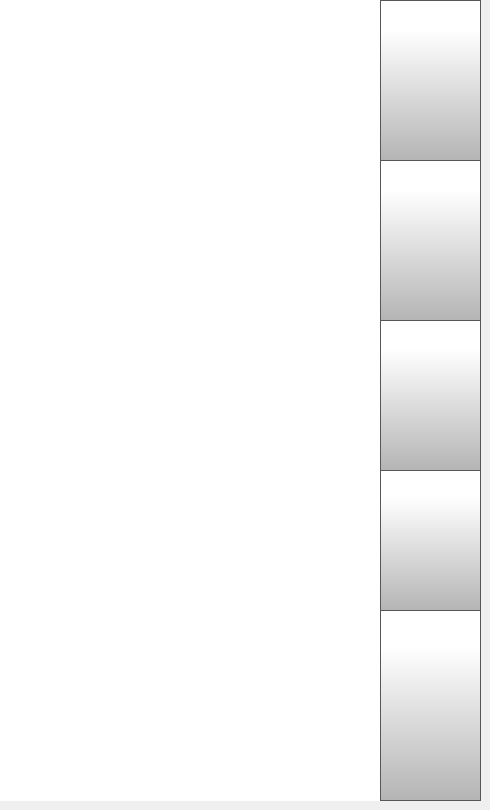
    <widget class="QWidget" name="fileListUSBPage">
     <widget class="QPushButton" name="USBStorageSaveButton">
      <property name="geometry">
       <rect>
        <x>380</x>
        <y>470</y>
        <width>101</width>
        <height>141</height>
       </rect>
      </property>
      <property name="minimumSize">
       <size>
        <width>0</width>
        <height>0</height>
       </size>
      </property>
      <property name="font">
       <font>
        <family>Gotham Light</family>
        <pointsize>9</pointsize>
       </font>
      </property>
      <property name="styleSheet">
       <string notr="true">QPushButton {
     border: 1px solid rgb(87, 87, 87);
	background-color: qlineargradient(spread:pad, x1:0, y1:1, x2:0, y2:0.188, stop:0 rgba(180, 180, 180, 255), stop:1 rgba(255, 255, 255, 255));

}

QPushButton:pressed {
    background-color: qlineargradient(x1: 0, y1: 0, x2: 0, y2: 1,
                                      stop: 0 #dadbde, stop: 1 #f6f7fa);
}

QPushButton:flat {
    border: none; /* no border for a flat push button */
}

QPushButton:default {
    border-color: navy; /* make the default button prominent */
}

QPushButton:focus {
	outline: none;
}</string>
      </property>
      <property name="text">
       <string/>
      </property>
      <property name="icon">
       <iconset>
        <normaloff>templates/img/icon.png</normaloff>templates/img/icon.png</iconset>
      </property>
      <property name="iconSize">
       <size>
        <width>50</width>
        <height>50</height>
       </size>
      </property>
      <property name="checkable">
       <bool>false</bool>
      </property>
      <property name="autoDefault">
       <bool>false</bool>
      </property>
      <property name="default">
       <bool>false</bool>
      </property>
      <property name="flat">
       <bool>false</bool>
      </property>
     </widget>
     <widget class="QPushButton" name="USBStorageScrollUp">
      <property name="geometry">
       <rect>
        <x>380</x>
        <y>0</y>
        <width>101</width>
        <height>161</height>
       </rect>
      </property>
      <property name="minimumSize">
       <size>
        <width>0</width>
        <height>0</height>
       </size>
      </property>
      <property name="font">
       <font>
        <family>Gotham Light</family>
        <pointsize>9</pointsize>
       </font>
      </property>
      <property name="styleSheet">
       <string notr="true">QPushButton {

     border: 1px solid rgb(87, 87, 87);
	background-color: qlineargradient(spread:pad, x1:0, y1:1, x2:0, y2:0.188, stop:0 rgba(180, 180, 180, 255), stop:1 rgba(255, 255, 255, 255));

}

QPushButton:pressed {
    background-color: qlineargradient(x1: 0, y1: 0, x2: 0, y2: 1,
                                      stop: 0 #dadbde, stop: 1 #f6f7fa);
}

QPushButton:flat {
    border: none; /* no border for a flat push button */
}

QPushButton:default {
    border-color: navy; /* make the default button prominent */
}

QPushButton:focus {
	outline: none;
}</string>
      </property>
      <property name="text">
       <string/>
      </property>
      <property name="icon">
       <iconset>
        <normaloff>templates/img/arrows.png</normaloff>templates/img/arrows.png</iconset>
      </property>
      <property name="iconSize">
       <size>
        <width>40</width>
        <height>40</height>
       </size>
      </property>
      <property name="checkable">
       <bool>false</bool>
      </property>
      <property name="autoRepeat">
       <bool>true</bool>
      </property>
      <property name="autoExclusive">
       <bool>false</bool>
      </property>
      <property name="autoDefault">
       <bool>false</bool>
      </property>
      <property name="default">
       <bool>false</bool>
      </property>
      <property name="flat">
       <bool>false</bool>
      </property>
     </widget>
     <widget class="QPushButton" name="USBStorageSelectButton">
      <property name="geometry">
       <rect>
        <x>380</x>
        <y>320</y>
        <width>101</width>
        <height>151</height>
       </rect>
      </property>
      <property name="minimumSize">
       <size>
        <width>0</width>
        <height>0</height>
       </size>
      </property>
      <property name="font">
       <font>
        <family>Gotham Light</family>
        <pointsize>9</pointsize>
       </font>
      </property>
      <property name="styleSheet">
       <string notr="true">QPushButton {
     border: 1px solid rgb(87, 87, 87);
	background-color: qlineargradient(spread:pad, x1:0, y1:1, x2:0, y2:0.188, stop:0 rgba(180, 180, 180, 255), stop:1 rgba(255, 255, 255, 255));


}

QPushButton:pressed {
    background-color: qlineargradient(x1: 0, y1: 0, x2: 0, y2: 1,
                                      stop: 0 #dadbde, stop: 1 #f6f7fa);
}

QPushButton:flat {
    border: none; /* no border for a flat push button */
}

QPushButton:default {
    border-color: navy; /* make the default button prominent */
}

QPushButton:focus {
	outline: none;
}</string>
      </property>
      <property name="text">
       <string/>
      </property>
      <property name="icon">
       <iconset>
        <normaloff>templates/img/verification-mark.png</normaloff>templates/img/verification-mark.png</iconset>
      </property>
      <property name="iconSize">
       <size>
        <width>50</width>
        <height>50</height>
       </size>
      </property>
      <property name="checkable">
       <bool>false</bool>
      </property>
      <property name="autoDefault">
       <bool>false</bool>
      </property>
      <property name="default">
       <bool>false</bool>
      </property>
      <property name="flat">
       <bool>false</bool>
      </property>
     </widget>
     <widget class="QPushButton" name="USBStorageBackButton">
      <property name="geometry">
       <rect>
        <x>380</x>
        <y>610</y>
        <width>101</width>
        <height>191</height>
       </rect>
      </property>
      <property name="minimumSize">
       <size>
        <width>0</width>
        <height>0</height>
       </size>
      </property>
      <property name="font">
       <font>
        <family>Gotham Light</family>
        <pointsize>9</pointsize>
       </font>
      </property>
      <property name="styleSheet">
       <string notr="true">QPushButton {
        border: 1px solid rgb(87, 87, 87);
	background-color: qlineargradient(spread:pad, x1:0, y1:1, x2:0, y2:0.188, stop:0 rgba(180, 180, 180, 255), stop:1 rgba(255, 255, 255, 255));


}

QPushButton:pressed {
    background-color: qlineargradient(x1: 0, y1: 0, x2: 0, y2: 1,
                                      stop: 0 #dadbde, stop: 1 #f6f7fa);
}

QPushButton:flat {
    border: none; /* no border for a flat push button */
}

QPushButton:default {
    border-color: navy; /* make the default button prominent */
}

QPushButton:focus {
	outline: none;
}</string>
      </property>
      <property name="text">
       <string/>
      </property>
      <property name="icon">
       <iconset>
        <normaloff>templates/img/arrows-4.png</normaloff>templates/img/arrows-4.png</iconset>
      </property>
      <property name="iconSize">
       <size>
        <width>50</width>
        <height>50</height>
       </size>
      </property>
      <property name="checkable">
       <bool>false</bool>
      </property>
      <property name="autoDefault">
       <bool>false</bool>
      </property>
      <property name="default">
       <bool>false</bool>
      </property>
      <property name="flat">
       <bool>false</bool>
      </property>
     </widget>
     <widget class="QPushButton" name="USBStorageScrollDown">
      <property name="geometry">
       <rect>
        <x>380</x>
        <y>160</y>
        <width>101</width>
        <height>161</height>
       </rect>
      </property>
      <property name="minimumSize">
       <size>
        <width>0</width>
        <height>0</height>
       </size>
      </property>
      <property name="font">
       <font>
        <family>Gotham Light</family>
        <pointsize>9</pointsize>
       </font>
      </property>
      <property name="styleSheet">
       <string notr="true">QPushButton {
     border: 1px solid rgb(87, 87, 87);
	background-color: qlineargradient(spread:pad, x1:0, y1:1, x2:0, y2:0.188, stop:0 rgba(180, 180, 180, 255), stop:1 rgba(255, 255, 255, 255));


}

QPushButton:pressed {
    background-color: qlineargradient(x1: 0, y1: 0, x2: 0, y2: 1,
                                      stop: 0 #dadbde, stop: 1 #f6f7fa);
}

QPushButton:flat {
    border: none; /* no border for a flat push button */
}

QPushButton:default {
    border-color: navy; /* make the default button prominent */
}

QPushButton:focus {
	outline: none;
}</string>
      </property>
      <property name="text">
       <string/>
      </property>
      <property name="icon">
       <iconset>
        <normaloff>templates/img/arrows-5.png</normaloff>templates/img/arrows-5.png</iconset>
      </property>
      <property name="iconSize">
       <size>
        <width>40</width>
        <height>40</height>
       </size>
      </property>
      <property name="checkable">
       <bool>false</bool>
      </property>
      <property name="autoRepeat">
       <bool>true</bool>
      </property>
      <property name="autoExclusive">
       <bool>false</bool>
      </property>
      <property name="autoDefault">
       <bool>false</bool>
      </property>
      <property name="default">
       <bool>false</bool>
      </property>
      <property name="flat">
       <bool>false</bool>
      </property>
     </widget>
     <widget class="QListWidget" name="fileListWidgetUSB">
      <property name="geometry">
       <rect>
        <x>0</x>
        <y>0</y>
        <width>381</width>
        <height>801</height>
       </rect>
      </property>
      <property name="font">
       <font>
        <family>Gotham</family>
        <pointsize>17</pointsize>
       </font>
      </property>
      <property name="styleSheet">
       <string notr="true">

QListView {
    show-decoration-selected: 1; /* make the selection span the entire width
 of the view */
	background-color: rgb(255, 255, 255);
outline: none;
}

QListView::item:!selected {
	color: black;
outline: none;
}

QListView::item:selected {
    border:  rgb(182, 182, 182);
	color: rgb(255, 255, 255);
	background-color: rgb(40, 40, 40);
outline: none;
}

QListView::item:selected:!active {
     border: 1px solid rgb(182, 182, 182);
	background-color: rgb(40,40,40);
outline: none;

}

QListView::item:selected:active {
     border: 1px solid  rgb(182, 182, 182);
	background-color: rgb(40,40,40);
outline: none;
}

QListView::item:selected:focus {
	outline: none;
}
</string>
      </property>
      <property name="frameShape">
       <enum>QFrame::NoFrame</enum>
      </property>
      <property name="frameShadow">
       <enum>QFrame::Plain</enum>
      </property>
      <property name="verticalScrollBarPolicy">
       <enum>Qt::ScrollBarAlwaysOff</enum>
      </property>
      <property name="horizontalScrollBarPolicy">
       <enum>Qt::ScrollBarAlwaysOff</enum>
      </property>
      <property name="autoScrollMargin">
       <number>4</number>
      </property>
      <property name="verticalScrollMode">
       <enum>QAbstractItemView::ScrollPerItem</enum>
      </property>
      <property name="spacing">
       <number>8</number>
      </property>
     </widget>
     <zorder>fileListWidgetUSB</zorder>
     <zorder>USBStorageScrollDown</zorder>
     <zorder>USBStorageScrollUp</zorder>
     <zorder>USBStorageSelectButton</zorder>
     <zorder>USBStorageSaveButton</zorder>
     <zorder>USBStorageBackButton</zorder>
    </widget>
